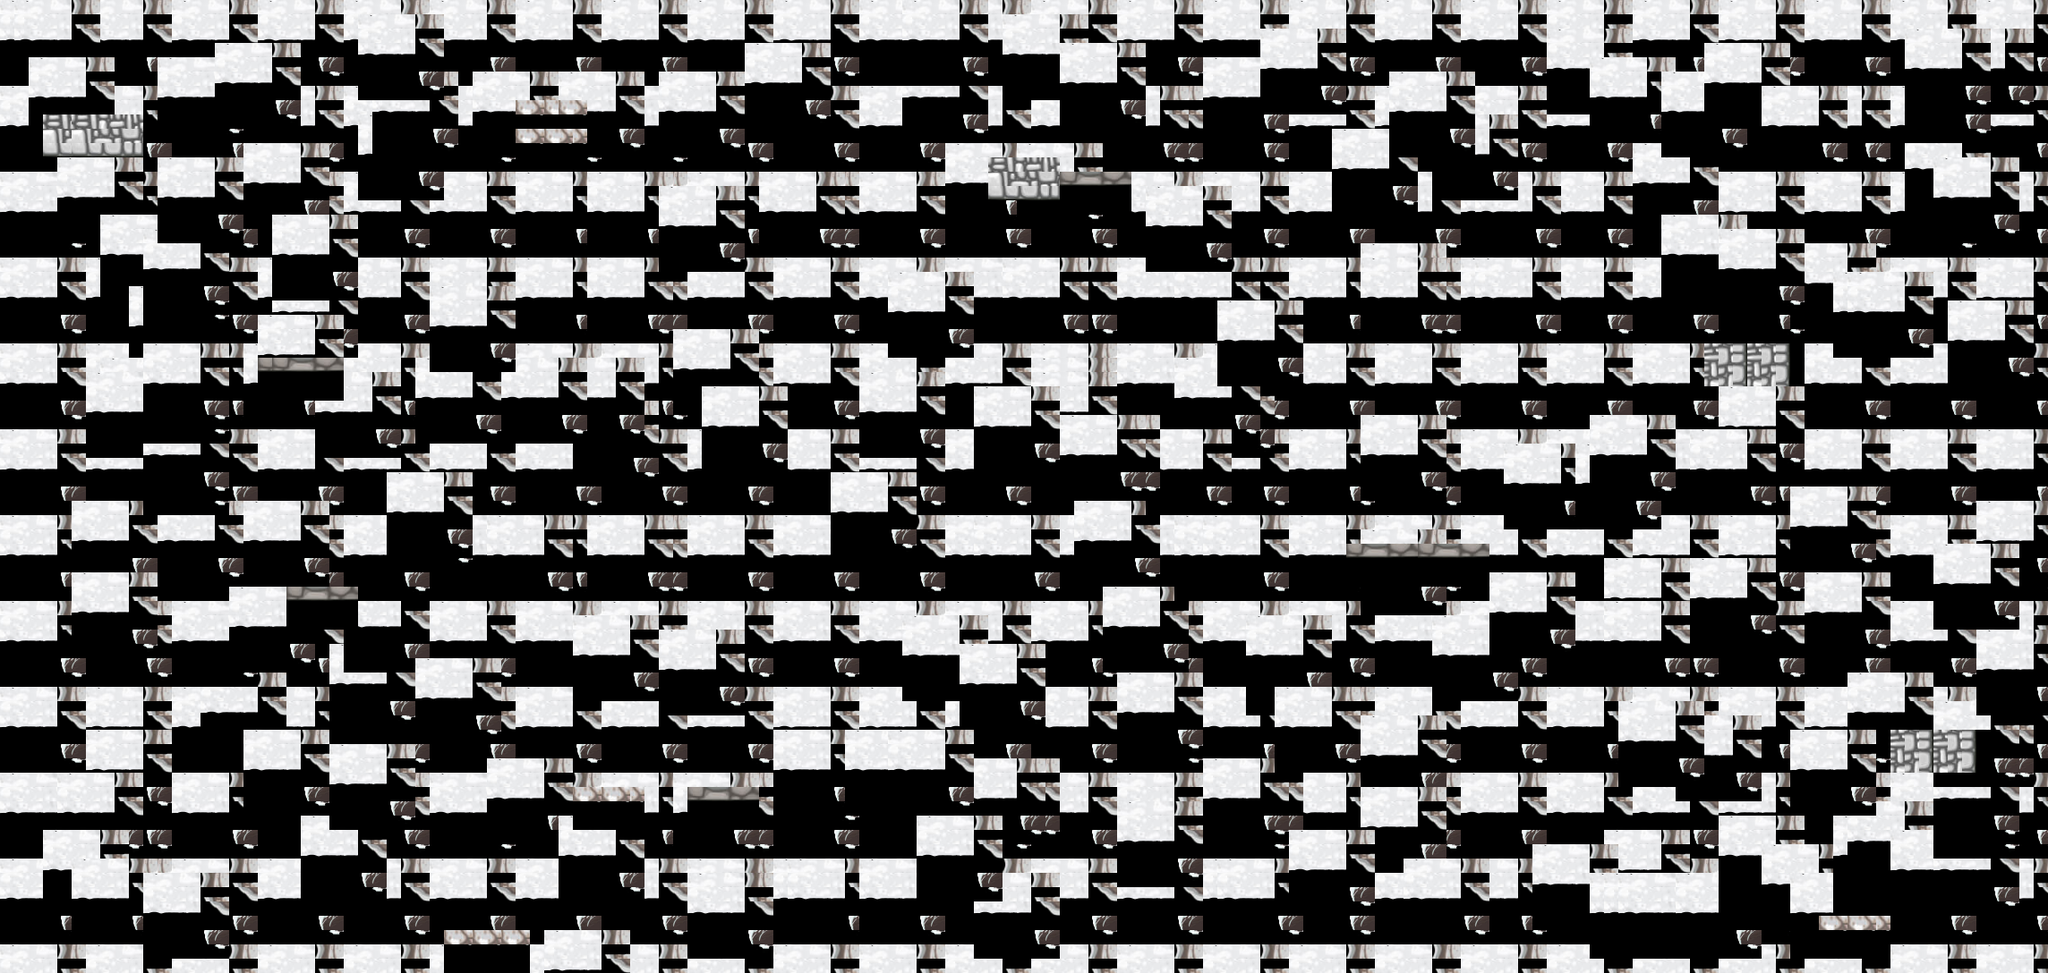

A level layout from a 2D game, rendered from its tile map. Below: a short description, then the map file with tile-grid data replaced by summaries:
An orthogonal 143x68 tile map with 16x16 px tiles, 1 tile layer (Tile Layer 1), 1 hidden layer not drawn.

<map version="1.2" tiledversion="1.3.1" orientation="orthogonal" renderorder="right-down" compressionlevel="0" width="143" height="68" tilewidth="16" tileheight="16" infinite="0" nextlayerid="7" nextobjectid="70">
 <tileset firstgid="1" source="tiled.tsx" />
 <layer id="1" name="Tile Layer 1" width="143" height="68">
  <data>[9724 cells, 9724 non-empty, 75 distinct tile ids]</data>
 </layer>
 <layer id="2" name="road" width="143" height="68" visible="0" opacity="0.7">
  <data>[9724 cells, 1460 non-empty, 9 distinct tile ids]</data>
 </layer>
</map>